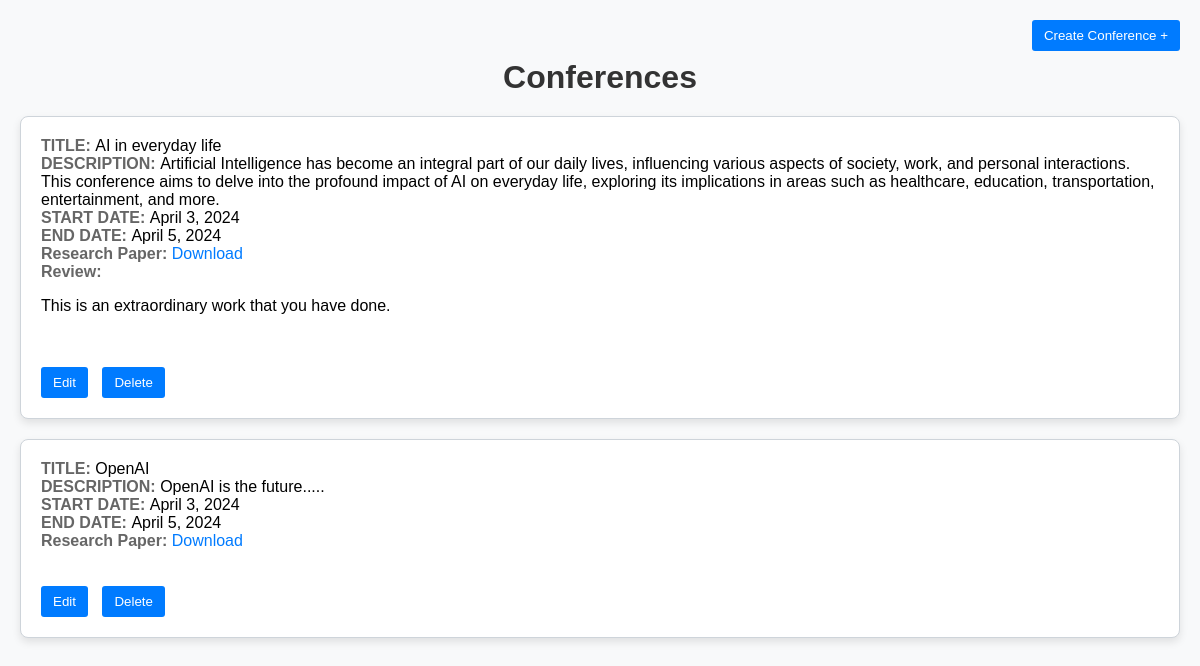
/conferences/, run on an earlier commit of the app's database.
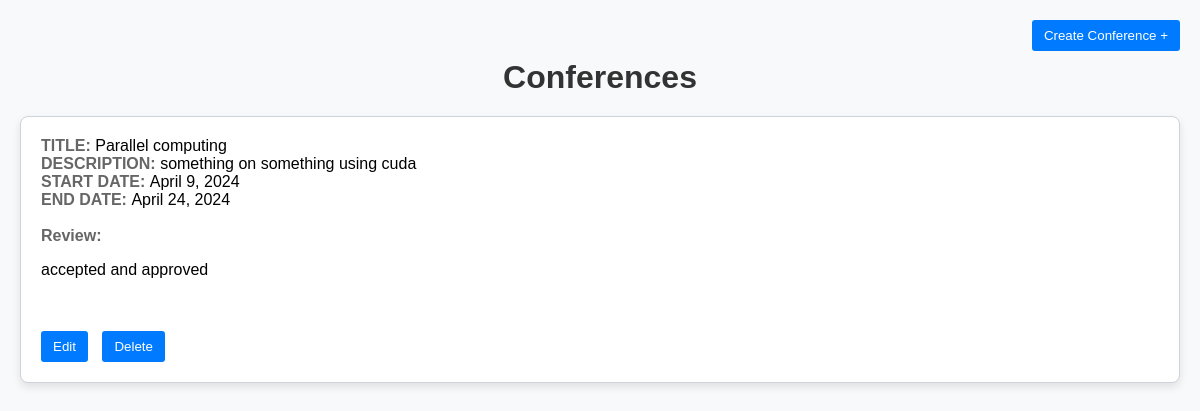
And on a later commit of the database.
### conferences/models.py (models this page shows)
class Conference(models.Model):
    title = models.CharField(max_length=100)
    description = models.TextField()
    start_date = models.DateField()
    end_date = models.DateField()
    research_paper = models.FileField(upload_to='research_papers/', blank=True, null=True)
    review = models.TextField(blank=True, null=True)

### conferences/views.py (the view)
# urls.py: path('', include('conferences.urls')),
def conferences(request):
    myconferences = Conference.objects.all().values()
    template = loader.get_template('all_conferences.html')
    context = {
        'myconferences': myconferences,
    }
    return HttpResponse(template.render(context, request))

### conferences/templates/all_conferences.html (shortened to what this page needs)
<!DOCTYPE html>
<html lang="en">
<head>
</head>
<body>
<a href="{% url 'create_conference' %}">
  <button class="create-button">Create Conference +</button>
</a>
<h1>Conferences</h1>
<ol>
    {% for conference in myconferences %}
      <li>
        <b>TITLE: </b>{{ conference.title }} <br>
        <b>DESCRIPTION: </b>{{ conference.description }}<br>
        <b>START DATE: </b>{{ conference.start_date }}<br>
        <b>END DATE: </b>{{ conference.end_date }}
        <br>
        {% if conference.research_paper %}
          <b>Research Paper:</b>
          <a href="{{ conference.research_paper.url }}">Download</a>
        {% endif %}<br>
        {% if conference.review %}
          <b>Review:</b>
          <p>{{ conference.review }}</p>
        {% endif %}<br><br>
        <a href="{% url 'edit_conference' conference.id %}"><button>Edit</button></a>
        <a href="{% url 'delete_conference' conference.id %}"><button>Delete</button></a>
      </li>
    {% endfor %}
</ol>
</body>
</html>

### conferences/templates/all_conferences.html (style rules this page uses)
body { font-family: Arial, sans-serif; margin: 0; padding: 20px; background-color: #f8f9fa; }
h1 { color: #333; text-align: center; margin-bottom: 20px; }
ol { list-style-type: none; padding: 0; }
li { border: 1px solid #ced4da; border-radius: 8px; padding: 20px; margin-bottom: 20px; background-color: #fff; box-shadow: 0 4px 8px rgba(0, 0, 0, 0.1); }
b { color: #666; }
a { text-decoration: none; color: #007bff; margin-right: 10px; }
button { background-color: #007bff; color: #fff; border: none; padding: 8px 12px; border-radius: 3px; cursor: pointer; transition: background-color 0.3s ease; }
.create-button { position: fixed; top: 20px; right: 20px; }

What changed in the data, as far as the page shows it:
removed Conference: title "AI in everyday life", description "Artificial Intelligence has become an integral part of our daily lives, influencing various aspects of society, work, and personal interactions. This conference aims to delve into the profound impact of AI on everyday life, exploring its implications in areas such as healthcare, education, transportation, entertainment, and more.", start_date "April 3, 2024", end_date "April 5, 2024", review "This is an extraordinary work that you have done."
removed Conference: title "OpenAI", description "OpenAI is the future.....", start_date "April 3, 2024", end_date "April 5, 2024"
added Conference: title "Parallel computing", description "something on something using cuda", start_date "April 9, 2024", end_date "April 24, 2024", review "accepted and approved"
